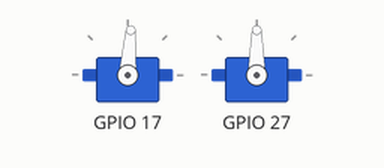
A program run on a simulated Raspberry Pi (BCM pin numbers). Parts: 2 × servo. Servo angles are drawn from the pulse width (0.5 ms = 0°, 2.5 ms = 180°).

Above: at 1.05 s.
At 1.85 s:
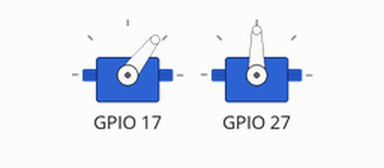
At 2.7 s:
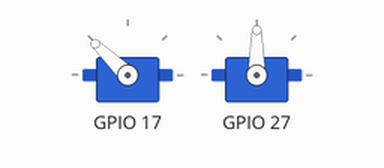
At 4.35 s:
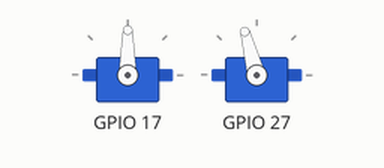
Timing chart, 0 to 6.9 s (numbered marks = the images above):
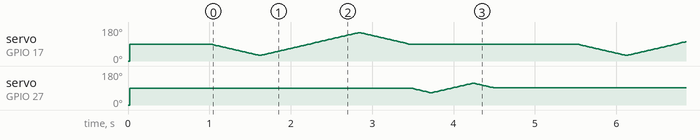

The program:

example.py
```python
# Controls two servos on a Raspberry Pi using gpiozero with pigpio backend, performing smooth glide movements for pan and tilt patrols.
#
# Buy this module: https://shillehtek.com/products/pan-tilt-servo-bracket-kit-sg90-mg90s
# Full manual: https://shillehtek.com/blogs/shillehtek-product-manuals/pan-tilt-servo-bracket-kit-sg90-mg90s-manual
# More examples: https://github.com/shillehbean/shillehtek-examples
#

from gpiozero import AngularServo
from gpiozero.pins.pigpio import PiGPIOFactory
from time import sleep

# sudo apt install pigpio; sudo systemctl start pigpiod
factory = PiGPIOFactory()

def servo(pin):
    return AngularServo(pin, min_angle=0, max_angle=180,
                        min_pulse_width=0.0005, max_pulse_width=0.0025,
                        pin_factory=factory)

pan, tilt = servo(17), servo(27)
pan.angle, tilt.angle = 90, 90
sleep(1)

def glide(s, start, end, step=2, dt=0.02):
    rng = range(start, end + 1, step) if end > start else range(start, end - 1, -step)
    for a in rng:
        s.angle = a
        sleep(dt)

while True:
    glide(pan, 90, 30)
    glide(pan, 30, 150)
    glide(pan, 150, 90)
    glide(tilt, 90, 65)
    glide(tilt, 65, 115)
    glide(tilt, 115, 90)
    sleep(1)
```
